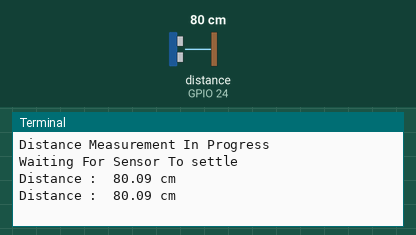
The program below on a simulated Raspberry Pi (BCM pin numbers). Shown: the last lines printed to the terminal. Inputs (shaded band) come from the test bench; at power-on: distance to the obstacle (sensor on GPIO 24) 80 cm. The echo pulse lasts 58.3 µs per cm; the clock reads 2024-03-15 10:24:30 at power-on unless the program sets it.

Above: at 3.2 s.
3.3 s: distance to the obstacle (sensor on GPIO 24) set to 2 cm
At 4.5 s:
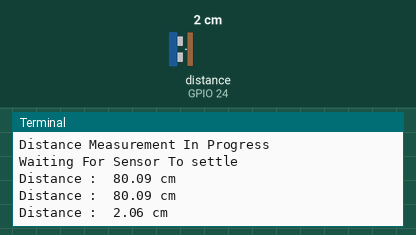
4.8 s: distance to the obstacle (sensor on GPIO 24) set to 4 cm
At 5.8 s:
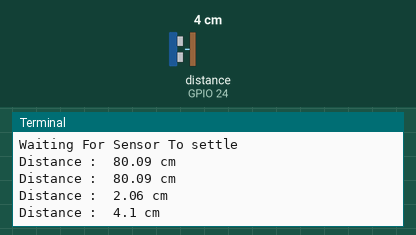
Timing chart, 0 to 7.8 s (numbered marks = the images above; inputs shaded):
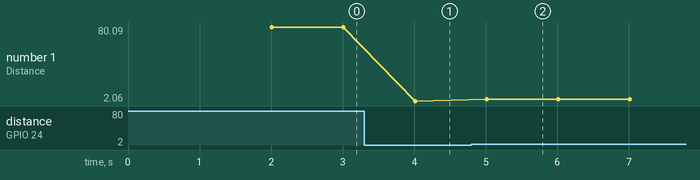

Measured:
- after the input at 3.3 s, the terminal: prints a new line after 0.71 s (image 1)
- after the input at 4.8 s, the terminal: prints a new line after 0.21 s (image 2)
- plotted number 1: 80.09 → 2.06 after the input at 3.3 s, 2.06 → 4.1 after the input at 4.8 s

The program:

ultrasonic_sensor.py
```python
#!/usr/bin/env python3
import RPi.GPIO as GPIO
import time

GPIO_TRIGGER = 23
GPIO_ECHO = 24

GPIO.setmode(GPIO.BCM)
GPIO.setwarnings(False)
print("Distance Measurement In Progress")

GPIO.setup(GPIO_TRIGGER, GPIO.OUT)
GPIO.setup(GPIO_ECHO, GPIO.IN)

GPIO.output(GPIO_TRIGGER, False)
# 값이 나가지 않도록 만들어 줌

print("Waiting For Sensor To settle")
time.sleep(2)

while True:
    GPIO.output(GPIO_TRIGGER, True)
    # 트리거 핀에 10us 정도의 신호를 줌 !! -> 40khz 펄스를 자동적으로 8번 발생
    # 펄스를 발생시킨 직후 ECHO 핀은 HIGH가 됨
    time.sleep(0.00001)
    GPIO.output(GPIO_TRIGGER, False)

    while GPIO.input(GPIO_ECHO) == 0: # 초음파 데이터가 안 들어오는것 !!!!
        pulse_start = time.time()

    while GPIO.input(GPIO_ECHO) == 1: # 초음파 데이터가 들어오는 것 !!!!
        pulse_end = time.time()

    pulse_duration = pulse_end - pulse_start
    distance = pulse_duration * 17150
    # 음속으로 곱해주기
    distance = round(distance, 2)
    print("Distance : ", distance, "cm")
    time.sleep(1)
    GPIO.output(GPIO_TRIGGER, False)

GPIO.cleanup()
```
